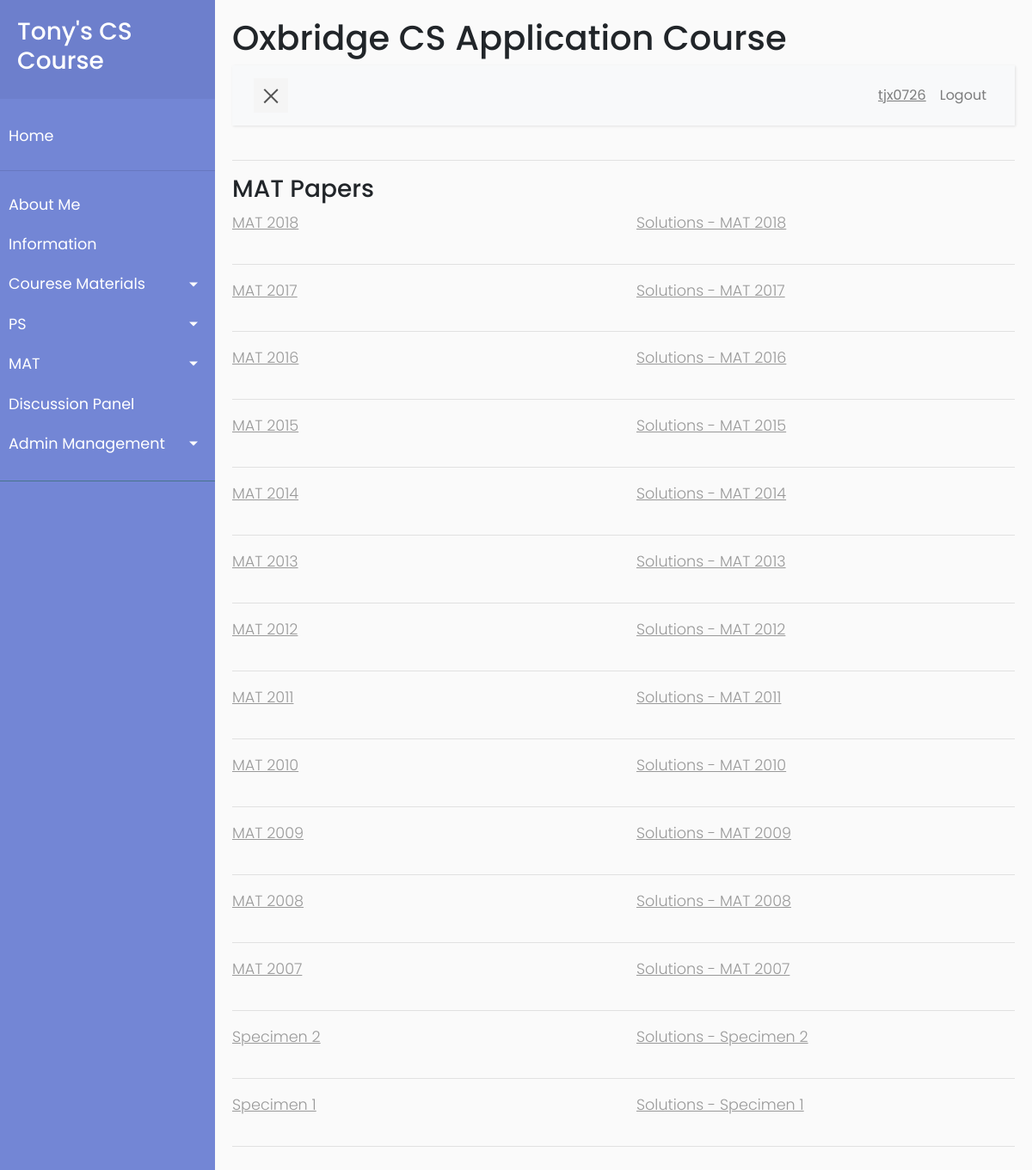
The page /mat (signed in) on the database its author committed.
### app/models.py (models this page shows, shortened)
class User(UserMixin, db.Model):
    id = db.Column(db.Integer, primary_key=True)
    username = db.Column(db.String(64), index=True, unique=True)
    firstname = db.Column(db.String(64), index=True)
    lastname = db.Column(db.String(64), index=True)
    email = db.Column(db.String(120), index=True, unique=True)
    password_hash = db.Column(db.String(128))
    is_admin = db.Column(db.Boolean, default=False)
    posts = db.relationship('Post', backref='author', lazy='dynamic')
    mats = db.relationship('Mat', secondary=user_mat_association,
                           back_populates='viewers')
    mat_results = db.relationship(
        'Mat_result', backref='student', lazy='dynamic')
    ps_own = db.relationship("Ps_files", backref='owner', lazy='dynamic',
                             foreign_keys='Ps_files.user_id_owner')
    ps_by_me = db.relationship("Ps_files", backref='author',
                               lazy='dynamic', foreign_keys='Ps_files.user_id_author')

class Mat(db.Model):
    name = db.Column(db.String(20), primary_key=True)
    paper_path = db.Column(db.String(128))
    answer_path = db.Column(db.String(128))
    viewers = db.relationship('User', secondary=user_mat_association,
                              back_populates='mats')
    results = db.relationship('Mat_result', backref='paper', lazy='dynamic',
                              foreign_keys='Mat_result.mat_name')
    correct_answer = db.Column(db.String(10))

### app/routes.py (the view)
@app.route('/mat')
@login_required
def mat():
    mat_papers = Mat.query.order_by(Mat.name.desc()).all()
    return render_template('mat.html', title='MAT', papers=mat_papers)

### app/models.py (called while the page is built)
@login.user_loader
def load_user(id):
    return User.query.get(int(id))

### app/templates/mat.html
{% extends "base.html" %}
{% block content %}
    <h3>MAT Papers</h3>
    {% for paper in papers %}
        <div class = 'row'>
            <div class = 'col'><p><u><a href="{{ url_for('mat_files',
            filename=paper.paper_path) }}">{{ paper.name }}</a></u></p></div>
            {% if paper in current_user.mats or current_user.is_admin%}
                <div class = 'col'><p><u><a href="{{ url_for('mat_files',
                        filename=paper.answer_path) }}">{{ 'Solutions -
                        '+paper.name }}</a></u></p></div>
            {% else %}
                <div class = 'col'><p>{{ 'Solutions - '+paper.name }}</p></div>
            {% endif %}
        </div>
        <hr>
    {% endfor %}
{% endblock%}

### app/templates/base.html (shortened to what this page needs)
<html lang="en">
    <head>
        <link rel="stylesheet" href="{{  url_for('static', filename='scripts/css/bootstrap.min.css') }}">
        <link rel="stylesheet" href="{{  url_for('static', filename='scripts/css/style5.css') }}">
    </head>
    <body>
        <div class="wrapper">
            <nav id="sidebar">
                <div class="sidebar-header">
                    <a href="{{ url_for('index') }}"><h3>Tony's CS Course</h3></a>
                </div>
                <ul class="list-unstyled components">
                    <li>
                        <a href="{{ url_for('index') }}">Home</a>
                    </li>
                    <hr>
                    <li>
                        <a href="{{ url_for('about_me') }}">About Me</a>
                    </li>
                    <li>
                        <a href="{{ url_for('information')}}">Information</a>
                    </li>
                    <li>
                        <a href="#cmSubmenu" data-toggle="collapse"
                            aria-expanded="false"
                            class="dropdown-toggle">Courese Materials</a>
                    </li>
                    <li>
                        <a href="#psSubmenu" data-toggle="collapse"
                            aria-expanded="false" class="dropdown-toggle">PS</a>
                    </li>
                    <li>
                        <a href="#matSubmenu" data-toggle="collapse"
                            aria-expanded="false" class="dropdown-toggle">MAT</a>
                    </li>
                    <li>
                        <a href="{{ url_for('discussion_no_page') }}">Discussion Panel</a>
                    </li>
					{% if current_user.is_admin%}
                    <li>
                        <a href="#adminSubmenu" data-toggle="collapse" aria-expanded="false" class="dropdown-toggle">Admin Management</a>
                    </li>
					{% endif %}
                </ul>
            </nav>
            <div id="content">
                <h1>Oxbridge CS Application Course</h1>
                <nav class="navbar navbar-expand-lg navbar-light bg-light">
                    <div class="container-fluid">
                        <button type="button" id="sidebarCollapse" class="navbar-btn">
                            <span></span>
                        </button>
                        <div class="collapse navbar-collapse" id="navbarSupportedContent">
                            <ul class="nav navbar-nav ml-auto">
                                {% if current_user.is_anonymous %}
                                <li class="nav-item">
                                    <a class="nav-link" href="{{ url_for('login') }}">Login</a>
                                </li>
                                <li class="nav-item">
                                    <a class="nav-link" href="{{
                                        url_for('register') }}">Register</a>
                                </li>
                                {% else %}
                                <li class="nav-item">
                                    <a class="nav-link" href="{{
                                        url_for('user_default', username=current_user.username)}}"><u>{{current_user.username}}</u></a>
                                </li>
                                <li class="nav-item">
                                    <a class="nav-link" href="{{ url_for('logout') }}">Logout</a>
                                </li>
                                {% endif %}
                            </ul>
                        </div>
                    </div>
                </nav>
                <hr>
                {% block content %}
                {% endblock %}
            </div>
        </div>
    </body>
</html>

### app/static/scripts/css/style5.css (style rules this page uses)
body { font-family: 'Poppins', sans-serif; background: #fafafa; word-wrap: break-word; }
p { font-family: 'Poppins', sans-serif; font-size: 1.1em; font-weight: 300; line-height: 1.7em; color: #999; }
a, a:hover, a:focus { color: inherit; text-decoration: none; transition: all 0.3s; }
.navbar { padding: 15px 10px; background: #fff; border: none; border-radius: 0; margin-bottom: 40px; box-shadow: 1px 1px 3px rgba(0, 0, 0, 0.1); }
.navbar-btn { box-shadow: none; outline: none !important; border: none; }
.wrapper { display: flex; width: 100%; align-items: stretch; perspective: 1500px; }
#sidebar { min-width: 250px; max-width: 250px; background: #7386D5; color: #fff; transition: all 0.6s cubic-bezier(0.945, 0.020, 0.270, 0.665); transform-origin: bottom left; }
#sidebar .sidebar-header { padding: 20px; background: #6d7fcc; }
#sidebar ul.components { padding: 20px 0; border-bottom: 1px solid #47748b; }
#sidebar ul li a { padding: 10px; font-size: 1.1em; display: block; }
a[data-toggle="collapse"] { position: relative; }
.dropdown-toggle::after { display: block; position: absolute; top: 50%; right: 20px; transform: translateY(-50%); }
#content { width: 100%; padding: 20px; min-height: 100vh; transition: all 0.3s; }
#sidebarCollapse { width: 40px; height: 40px; background: #f5f5f5; cursor: pointer; }
#sidebarCollapse span { width: 80%; height: 2px; margin: 0 auto; display: block; background: #555; transition: all 0.8s cubic-bezier(0.810, -0.330, 0.345, 1.375); transition-delay: 0.2s; }
#sidebarCollapse span:last-of-type { transform: rotate(-45deg) translate(1px, -1px); }

### rows shown on the page
User: username "tjx0726"
Mat: name "MAT 2018", name "Solutions - MAT 2018"
Mat: name "MAT 2017", name "Solutions - MAT 2017"
Mat: name "MAT 2016", name "Solutions - MAT 2016"
Mat: name "MAT 2015", name "Solutions - MAT 2015"
Mat: name "MAT 2014", name "Solutions - MAT 2014"
Mat: name "MAT 2013", name "Solutions - MAT 2013"
Mat: name "MAT 2012", name "Solutions - MAT 2012"
Mat: name "MAT 2011", name "Solutions - MAT 2011"
Mat: name "MAT 2010", name "Solutions - MAT 2010"
Mat: name "MAT 2009", name "Solutions - MAT 2009"
Mat: name "MAT 2008", name "Solutions - MAT 2008"
Mat: name "MAT 2007", name "Solutions - MAT 2007"
Mat: name "Specimen 2", name "Solutions - Specimen 2"
Mat: name "Specimen 1", name "Solutions - Specimen 1"
